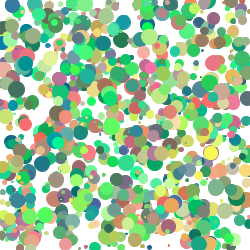
Frame 1 (no input)
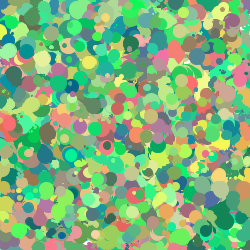
Frame 60 (the mouse pressed at the canvas centre just before this capture)
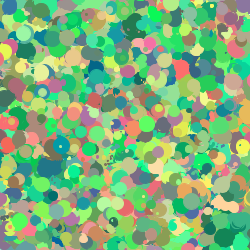
Frame 120 (the mouse held since frame 60 and released just before this capture)

The Processing sketch that drew these frames (run headless with seeded random() and noise(); from frame 60 on, the mouse is pressed at the canvas centre):

// Processing sketch: processing_116697
// ── processing_116697.pde

//this is going to be my cell class
//class is like another function

class Cell {

  float xlocation;
  float ylocation;
  float dia;
  float cellred, cellgreen, cellblue; 
  float lineweight;
  boolean isseed; 

  Cell() {

    xlocation=random(0, 250);
    ylocation=random(0, 250);
    dia=random(0.5, 16); // varied diameters
    isseed=false;
    cellred=random(0, 255);
    cellgreen=random(100, 255);
    cellblue=random(80, 170);
    lineweight=0.5;
  }

  void display() {
    stroke(cellred,cellgreen,cellblue); //same colour as fill
    fill(cellred, cellgreen, cellblue);
    ellipse(xlocation, ylocation, dia, dia);
  }

  void update() {
    xlocation= xlocation+ random(-3, 3); // increased speed
    ylocation= ylocation+ random(-3, 3);
  }
}

//diffusion limited aggregation 

Cell[] myCells=new Cell[1000]; 

void setup() {
  size(250, 250);
  background(255); // cells leave trace
  for (int i=0; i<myCells.length ;i++) {  // . length function 
    myCells[i]=new Cell();
  }
}


void draw() {

  for (int i=0; i<myCells.length; i++) {
    myCells[i].display();
    myCells[i].update();
  }
}
